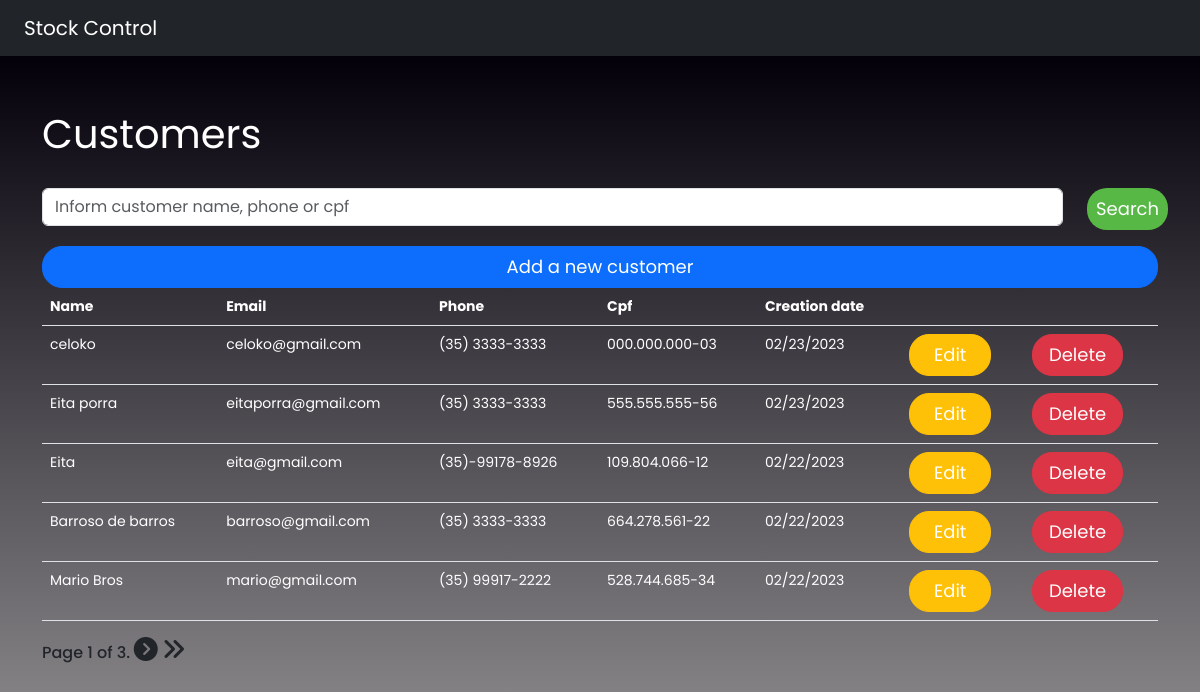
The app's page /customers/ with its own data.
### stock_app/models.py (models this page shows)
class Customers(models.Model):
    name = models.CharField(max_length=250, null=False)
    email = models.EmailField(default="")
    phone = models.CharField(max_length=15, null=False)
    cpf = models.CharField(max_length=15, unique=True, null=False)
    creation_date = models.DateField(auto_now_add=True)

### stock_app/views.py (the view, shortened to what this page needs)
# urls.py: path("customers/", customers, name="customers"),
def customers(request):
    customers = Customers.objects.all().order_by('-id')
    queryset = request.GET.get('q')
    paginator = Paginator(customers, 5)
    page = request.GET.get('page')
    customers = paginator.get_page(page)
    return render(request, "customers/customers.html", {"customers": customers})

### templates/customers/customers.html (shortened to what this page needs)
{% extends 'base.html' %}
{% block content %}
    <div class="container">
        <div class="py-4"></div>
        <p class="mb-4 text-white fs-1 fw-normal">Customers</p>
        <form method="GET">
            <div class="row">
                <div class="form-group col-11" id="message">
                    <input class="form-control" type="search" placeholder="Inform customer name, phone or cpf" name="q" value="{{request.GET.q}}">
                </div>
                <div class="form-group col-1 d-grid">
                    <button class="btn btn--pill btn--green px-2 mx-0">Search</button>
                </div>
            </div>
        </form>
        <div class="row">
            <div class="d-grid gap-2">
                <a class="mt-3 btn btn--pill btn-primary" href="{% url 'add_customers' %}">Add a new customer</a>
            </div>
        </div>
        <table class="table table-head">
            <thead>
                <tr class="text-white">
                    <th>Name</th>
                    <th>Email</th>
                    <th>Phone</th>
                    <th>Cpf</th>
                    <th>Creation date</th>
                    <th></th>
                    <th></th>
                </tr>
            </thead>
            <tbody>
                {% for customer in customers %}
                <tr style="color: #fff;">
                    <td>{{customer.name}}</td>
                    <td>{{customer.email}}</td>
                    <td>{{customer.phone}}</td>
                    <td>{{customer.cpf}}</td>
                    <td>{{customer.creation_date|date:"m/d/Y"}}</td>
                    <td><a class="px-4 btn btn--pill btn-warning" href="/edit_customer/{{customer.id}}">Edit</a></td>
                    <td><a class="px-3 btn btn--pill btn-danger" href="/remove_customer/{{customer.id}}">Delete</a></td>
                </tr>
                {% endfor %}
            </tbody>
        </table>
        <div class="pagination">
            <span class="step-links">
                <div class="d-inline-flex bd-highlight">
                    <span class="h6 current">
                        Page {{ customers.number }} of {{ customers.paginator.num_pages }}.
                    </span>
                </div>
                {% if customers.has_next %}
                    <a href="?page={{ customers.next_page_number }}"><i class="h4 text-dark fa-solid fa-circle-chevron-right"></i></a>
                    <a href="?page={{ customers.paginator.num_pages }}&q={% if request.GET.q%}{{ request.GET.q }}{% endif %}"><i class="h4 text-dark fa-solid fa-angles-right"></i></a>
                {% endif %}
            </span>
        </div>
    </div>
{% endblock content %}

### static/css/main.css (style rules this page uses)
.row { display: -webkit-box; display: -webkit-flex; display: -moz-box; display: -ms-flexbox; display: flex; -webkit-flex-wrap: wrap; -ms-flex-wrap: wrap; flex-wrap: wrap; }
html { -webkit-box-sizing: border-box; -moz-box-sizing: border-box; box-sizing: border-box; }
* { padding: 0; margin: 0; }
*, *:before, *:after { -webkit-box-sizing: inherit; -moz-box-sizing: inherit; box-sizing: inherit; }
body, h1, h2, h3, h4, h5, h6, blockquote, p, pre, dl, dd, ol, ul, figure, hr, fieldset, legend { margin: 0; padding: 0; }
table { border-collapse: collapse; border-spacing: 0; }
button { outline: none; background: none; border: none; }
body { font-family: "Poppins", "Arial", "Helvetica Neue", sans-serif; font-weight: 400; font-size: 14px; }
.btn { display: inline-block; line-height: 40px; padding: 0 33px; font-family: Poppins, Arial, "Helvetica Neue", sans-serif; cursor: pointer; color: #fff; -webkit-transition: all 0.4s ease; -o-transition: all 0.4s ease; -moz-transition: all 0.4s ease; transition: all 0.4s ease; font-size: 18px; }
.btn--pill { -webkit-border-radius: 20px; -moz-border-radius: 20px; border-radius: 20px; }
.btn--green { background: #57b846; }
input { outline: none; margin: 0; border: none; -webkit-box-shadow: none; -moz-box-shadow: none; box-shadow: none; width: 100%; font-size: 14px; font-family: inherit; }

### records on screen
Customers: name "celoko", email "celoko@gmail.com", phone "(35) 3333-3333", cpf "000.000.000-03", creation_date "02/23/2023"
Customers: name "Eita porra", email "eitaporra@gmail.com", phone "(35) 3333-3333", cpf "555.555.555-56", creation_date "02/23/2023"
Customers: name "Eita", email "eita@gmail.com", phone "(35)-99178-8926", cpf "109.804.066-12", creation_date "02/22/2023"
Customers: name "Barroso de barros", email "barroso@gmail.com", phone "(35) 3333-3333", cpf "664.278.561-22", creation_date "02/22/2023"
Customers: name "Mario Bros", email "mario@gmail.com", phone "(35) 99917-2222", cpf "528.744.685-34", creation_date "02/22/2023"

### other values on screen
{{ customers.number }} "1"
{{ customers.paginator.num_pages }} "3"
